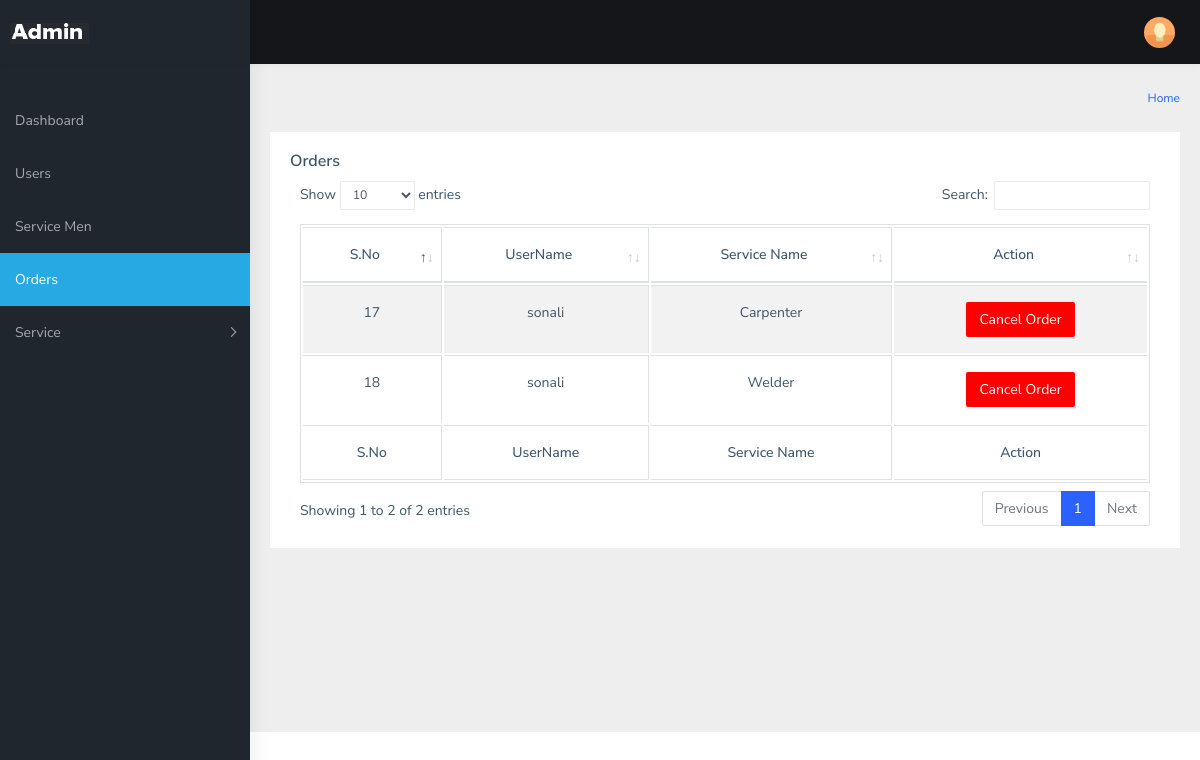
/order, run on the app's committed database.
### app/models.py (models this page shows, shortened)
class Orders(models.Model):
    serviceId = models.ForeignKey(Services, on_delete=models.CASCADE, blank=True,null=True)
    user = models.ForeignKey(UserModel, on_delete=models.CASCADE)
    order_data= models.DateField(auto_created=True,auto_now_add=True,blank=True,null=True)

class UserModel(AbstractUser):
    profile_img = models.ImageField(upload_to="profile_image",blank=True, null=True)
    mobile_number = models.CharField(max_length=10)

class Services(models.Model):
    service_name = models.CharField(max_length=100)
    service_img = models.ImageField(upload_to="service_img")
    service_diss= models.TextField(max_length=500)

### app/views.py (the view)
# urls.py: path('order',views.order,name="order"),
def order(request):
    allorders = Orders.objects.all()
    return render(request, "order.html",{"alloders":allorders})

### app/templates/order.html (shortened to what this page needs)
<!DOCTYPE html>
<html dir="ltr" lang="en">
{%load static%}
<head>
    <link href="{% static 'libs/datatables.net-bs4/css/dataTables.bootstrap4.css' %}" rel="stylesheet">
    <link href="{% static 'css/style.min.css' %}" rel="stylesheet">
</head>
<body>
    <div id="main-wrapper">
        <header class="topbar" data-navbarbg="skin5">
            <nav class="navbar top-navbar navbar-expand-md navbar-dark">
                <div class="navbar-header" data-logobg="skin5">
                    <a class="navbar-brand" href="admin.html">
                        <span class="logo-text">
                            <img src="{% static 'img/admin.png' %}" alt="homepage" class="light-logo" />
                        </span>
                    </a>
                </div>
                <div class="navbar-collapse collapse" id="navbarSupportedContent" data-navbarbg="skin5">
                    <ul class="navbar-nav float-left mr-auto">
                        <li class="nav-item d-none d-md-block"><a
                                class="nav-link sidebartoggler waves-effect waves-light" href="javascript:void(0)"
                                data-sidebartype="mini-sidebar"></a></li>
                        <li class="nav-item search-box"> <a class="nav-link waves-effect waves-dark"
                                href="javascript:void(0)"></a>
                        </li>
                    </ul>
                    <ul class="navbar-nav float-right">
                        <li class="nav-item dropdown">
                            <a class="nav-link dropdown-toggle text-muted waves-effect waves-dark pro-pic" href=""
                                data-toggle="dropdown" aria-haspopup="true" aria-expanded="false"><img
                                    src="{% static 'img/1.jpg' %}" alt="user" class="rounded-circle" width="31"></a>
                        </li>
                    </ul>
                </div>
            </nav>
        </header>
        <aside class="left-sidebar" data-sidebarbg="skin5">
            <div class="scroll-sidebar">
                <nav class="sidebar-nav">
                    <ul id="sidebarnav" class="p-t-30">
                        <li class="sidebar-item"> <a class="sidebar-link waves-effect waves-dark sidebar-link"
                            href="/admin1" aria-expanded="false"><span class="hide-menu">Dashboard</span></a>
                    </li>
                    <li class="sidebar-item"> <a class="sidebar-link waves-effect waves-dark sidebar-link"
                            href="/allUser" aria-expanded="false"><span class="hide-menu">Users</span></a></li>
                    <li class="sidebar-item"> <a class="sidebar-link waves-effect waves-dark sidebar-link"
                            href="/allServiceMan" aria-expanded="false"><span class="hide-menu">Service
                                Men</span></a></li>
                    <li class="sidebar-item"> <a class="sidebar-link waves-effect waves-dark sidebar-link"
                            href="/order" aria-expanded="false"><span class="hide-menu">Orders</span></a></li>
                    <li class="sidebar-item"> <a class="sidebar-link has-arrow waves-effect waves-dark"
                            href="javascript:void(0)" aria-expanded="false"><span
                                class="hide-menu">Service</span></a>
                    </li>
                    </ul>
                </nav>
            </div>
        </aside>
        <div class="page-wrapper">
            <div class="page-breadcrumb">
                <div class="row">
                    <div class="col-12 d-flex no-block align-items-center">
                        <div class="ml-auto text-right">
                            <nav aria-label="breadcrumb">
                                <ol class="breadcrumb">
                                    <li class="breadcrumb-item"><a href="index.html">Home</a></li>
                                </ol>
                            </nav>
                        </div>
                    </div>
                </div>
            </div>
            <div class="container-fluid">
                <div class="row">
                    <div class="col-12">
                        <div class="card">
                            <div class="card-body">
                                <h5 class="card-title">Orders</h5>
                                <div class="table-responsive">
                                    <table id="zero_config" class="table table-striped table-bordered text-center">
                                        <thead>
                                            <tr>
                                                <th>S.No</th>
                                                <th>UserName</th>
                                                <th>Service Name</th>
                                                <th>Action</th>
                                            </tr>
                                        </thead>
                                        <tbody>
                                            {%for i in alloders%}
                                            <tr>
                                                <td>{{i.id}}</td>
                                                <td>{{i.user.username}}</td>
                                                <td>{{i.serviceId.service_name}}</td>
                                                <td><a href="{%url 'deleteOrder' i.id%}"
                                                 class="btn btn-delete"
                                                        style="color: white;background-color: red;">Cancel
                                                        Order</a></td>
                                            </tr>
                                            {%endfor%}
                                        </tbody>
                                        <tfoot>
                                            <tr>
                                                <th>S.No</th>
                                                <th>UserName</th>
                                                <th>Service Name</th>
                                                <th>Action</th>
                                            </tr>
                                        </tfoot>
                                    </table>
                                </div>
                            </div>
                        </div>
                    </div>
                </div>
            </div>
        </div>
    </div>
</body>
</html>

### data on the page
Orders: id "17", user.username "sonali", serviceId.service_name "Carpenter"
Orders: id "18", user.username "sonali", serviceId.service_name "Welder"
